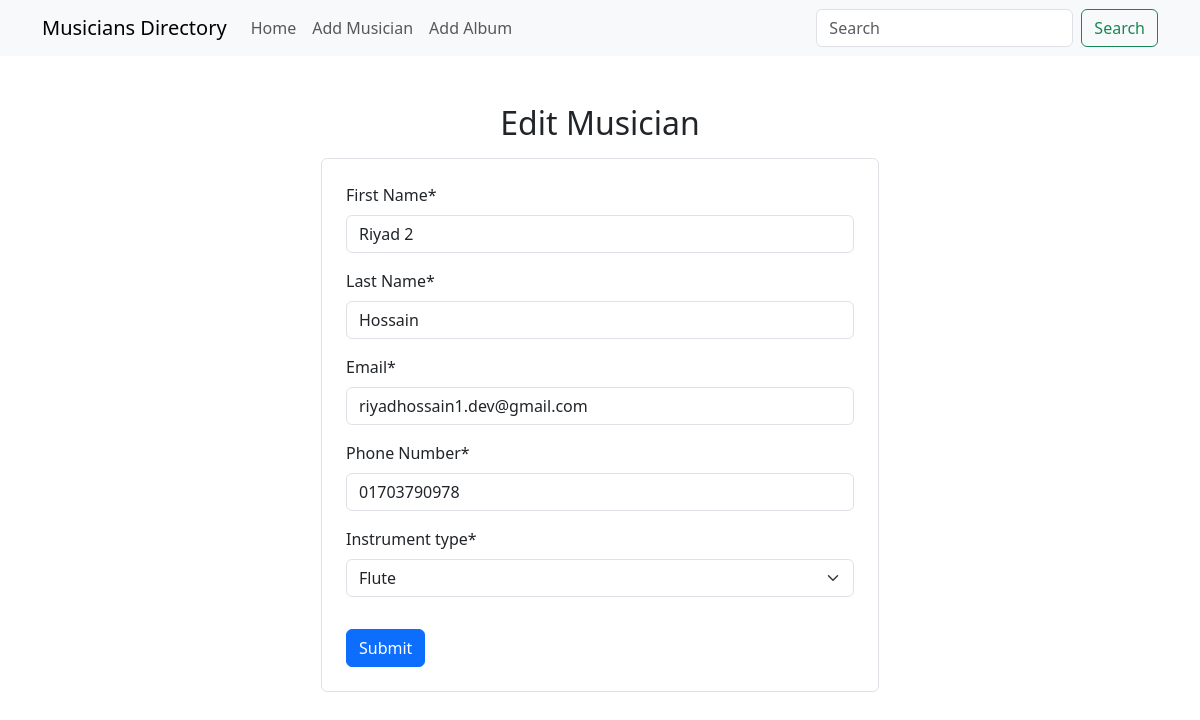
/musicians/edit/2, run on the app's committed database.
### musicians/models.py (models this page shows, shortened)
class MusicianModel(models.Model):
    first_name = models.CharField(max_length=50, verbose_name="First Name")
    last_name = models.CharField(max_length=50, verbose_name="Last Name")
    email = models.EmailField(max_length=50, verbose_name="Email")
    phone_number =models.CharField(max_length=11, verbose_name="Phone Number")
    INSTRUMENT_CHOICES = [
            ('guitar', 'Guitar'),
            ('piano', 'Piano'),
            ('drums', 'Drums'),
            ('violin', 'Violin'),
            ('flute', 'Flute'),
            ('saxophone', 'Saxophone'),
            ('trumpet', 'Trumpet'),
    ]
    instrument_type = models.CharField(max_length=200, choices=INSTRUMENT_CHOICES)

### musicians/views.py (the view)
# urls.py: path('edit/<int:id>', views.Edit_Musician.as_view(), name='edit_musician_page')
class Edit_Musician(UpdateView):
    model = MusicianModel
    form_class = MusicianForm
    pk_url_kwarg = 'id'
    template_name = 'edit_musician.html'
    success_url = reverse_lazy('homepage')

### musicians/forms.py
class MusicianForm(ModelForm):
    class Meta:
        model = MusicianModel
        fields = "__all__"

### musicians/templates/edit_musician.html (shortened to what this page needs)
{% extends "base.html" %}
{% load crispy_forms_tags %}
{% block content %}
    <h2 class="mb-3 text-center">Edit Musician</h2>
    <div class="mx-auto w-50 border rounded p-4">
        <form action="" method="post">
            {{form|crispy}}
            <input class="mt-3 btn btn-primary" type="submit" value="Submit">
        </form>
    </div>
{% endblock content %}

### data on the page
MusicianModel: first_name "Riyad 2", last_name "Hossain", email "riyadhossain1.dev@gmail.com", phone_number "01703790978", instrument_type "Flute"
